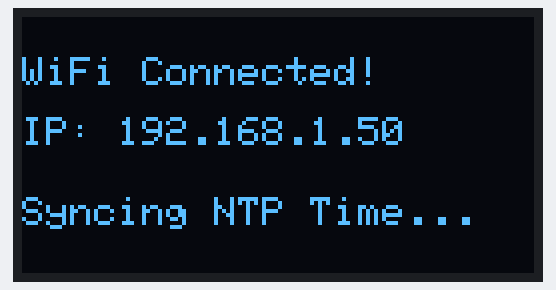
Recording of a sketch running on a simulated ESP8266 (NodeMCU). Parts: 128×64 one-colour display. WiFi joins after 1.5 s; servers stay silent unless stated; the local clock reads 2024-03-15 10:24:30 at power-on unless the sketch sets it; what the sketch prints to the serial monitor is not drawn.

Above: at 2.7 s.
At 4.2 s:
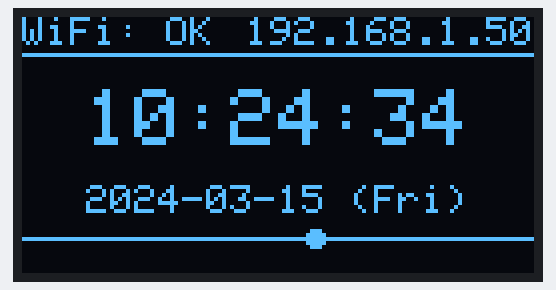
At 7.2 s:
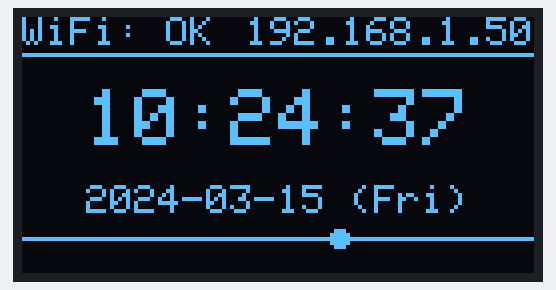
At 12.1 s:
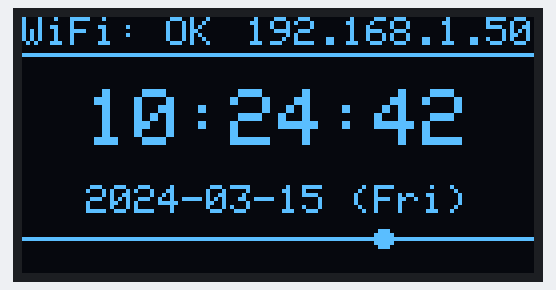
At 21.2 s:
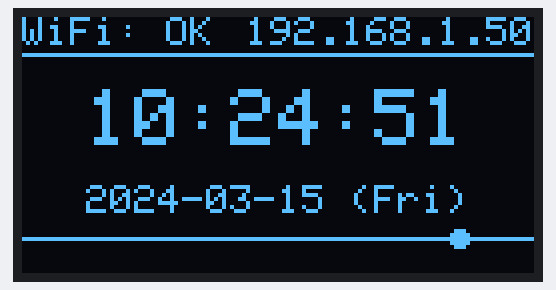
At 38.1 s:
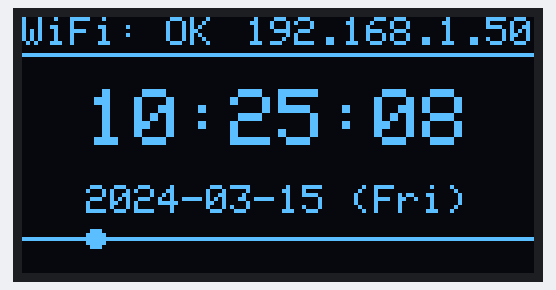

Measured:
- what the display in image 0 shows lasts 1.5 s, from 2.7 s to 4.2 s
- what the display in image 1 shows lasts 0.9 s, from 4.2 s to 5.1 s
- what the display in image 2 shows lasts 1.2 s, from 7.1 s to 8.3 s

The sketch:

OLED_Wifi_Clock.ino
```cpp
#include <ESP8266WiFi.h>
#include <Wire.h>
#include <Adafruit_GFX.h>
#include <Adafruit_SSD1306.h>
#include <time.h>

#define SCREEN_WIDTH 128
#define SCREEN_HEIGHT 64
#define OLED_RESET -1

// Define custom pins with fallbacks for safety
#ifndef D5
#define D5 14 // OLED SDA (GPIO14)
#endif
#ifndef D6
#define D6 12 // OLED SCL (GPIO12)
#endif

#define OLED_SDA D5
#define OLED_SCL D6

Adafruit_SSD1306 display(SCREEN_WIDTH, SCREEN_HEIGHT, &Wire, OLED_RESET);

// Wi-Fi Credentials - User should replace these placeholders
const char* ssid = "YOUR_SSID";
const char* password = "YOUR_PASSWORD";

// Day names
const char* dayNames[] = {"Sun", "Mon", "Tue", "Wed", "Thu", "Fri", "Sat"};

void setup() {
  Serial.begin(115200);
  delay(1000);
  Serial.println(F("\n=== ESP8266 Wi-Fi NTP Clock ==="));

  // Initialize shared I2C bus
  Wire.begin(OLED_SDA, OLED_SCL);

  // Initialize OLED Display
  if (!display.begin(SSD1306_SWITCHCAPVCC, 0x3C)) {
    Serial.println(F("OLED SSD1306 initialization failed!"));
    for (;;);
  }
  display.clearDisplay();
  display.display();

  // Connect to Wi-Fi
  WiFi.begin(ssid, password);
  Serial.print(F("Connecting to Wi-Fi (SSID: "));
  Serial.print(ssid);
  Serial.println(F(")..."));

  // Show connecting screen with animated dots
  int dotCount = 0;
  while (WiFi.status() != WL_CONNECTED) {
    display.clearDisplay();
    display.setTextSize(1);
    display.setTextColor(SSD1306_WHITE);

    display.setCursor(0, 5);
    display.println(F("Wi-Fi Connecting"));
    display.drawLine(0, 15, SCREEN_WIDTH - 1, 15, SSD1306_WHITE);

    display.setCursor(0, 25);
    display.print(F("SSID: "));
    display.println(ssid);

    display.setCursor(0, 45);
    display.print(F("Connecting"));
    for (int i = 0; i < dotCount; i++) {
      display.print(F("."));
    }

    display.display();
    dotCount = (dotCount + 1) % 5;
    delay(500);

    // Add serial indicator
    Serial.print(".");
  }

  Serial.println(F("\nWi-Fi Connected!"));
  Serial.print(F("IP Address: "));
  Serial.println(WiFi.localIP());

  display.clearDisplay();
  display.setCursor(0, 10);
  display.println(F("WiFi Connected!"));
  display.setCursor(0, 25);
  display.print(F("IP: "));
  display.println(WiFi.localIP().toString());
  display.setCursor(0, 45);
  display.println(F("Syncing NTP Time..."));
  display.display();
  delay(1500);

  // Configure SNTP Time (KST - Korea Standard Time: UTC+9, 9 * 3600 = 32400 seconds)
  // No daylight savings time (0 offset)
  configTime(9 * 3600, 0, "pool.ntp.org", "time.nist.gov");
  Serial.println(F("NTP client configured."));
}

void loop() {
  time_t now = time(nullptr);
  struct tm* timeinfo = localtime(&now);

  // Wait until time is synchronized (year is greater than 1970, meaning tm_year > 70)
  if (timeinfo->tm_year < 70) {
    display.clearDisplay();
    display.setTextSize(1);
    display.setTextColor(SSD1306_WHITE);
    display.setCursor(0, 15);
    display.println(F("Synchronizing time"));
    display.setCursor(0, 30);
    display.println(F("with NTP server..."));

    // Draw animated loading lines/dots
    static int lineX = 0;
    display.drawLine(lineX, 50, lineX + 20, 50, SSD1306_WHITE);
    display.display();
    lineX = (lineX + 4) % (SCREEN_WIDTH - 20);

    delay(100);
    return;
  }

  display.clearDisplay();
  display.setTextColor(SSD1306_WHITE);

  // 1. Draw Header: WiFi Status & IP Address
  display.setTextSize(1);
  display.setCursor(0, 0);
  display.print(F("WiFi: OK"));

  // Align IP address to the right
  String ipStr = WiFi.localIP().toString();
  int ipWidth = ipStr.length() * 6; // 6 pixels per character at size 1
  display.setCursor(SCREEN_WIDTH - ipWidth, 0);
  display.print(ipStr);

  // Draw header line
  display.drawLine(0, 9, SCREEN_WIDTH - 1, 9, SSD1306_WHITE);

  // 2. Draw Clock Time (Large, centered)
  char timeStr[9];
  snprintf(timeStr, sizeof(timeStr), "%02d:%02d:%02d", timeinfo->tm_hour, timeinfo->tm_min, timeinfo->tm_sec);

  display.setTextSize(2);
  // Center alignment calculation:
  // Each character at size 2 is 12 pixels wide (10 text + 2 padding), total width for 8 chars is 96 pixels.
  int clockX = (SCREEN_WIDTH - 96) / 2;
  display.setCursor(clockX, 18);
  display.print(timeStr);

  // 3. Draw Date & Weekday (Small, centered)
  char dateStr[25];
  snprintf(dateStr, sizeof(dateStr), "%04d-%02d-%02d (%s)",
           timeinfo->tm_year + 1900,
           timeinfo->tm_mon + 1,
           timeinfo->tm_mday,
           dayNames[timeinfo->tm_wday]);

  display.setTextSize(1);
  int dateWidth = strlen(dateStr) * 6;
  int dateX = (SCREEN_WIDTH - dateWidth) / 2;
  display.setCursor(dateX, 42);
  display.print(dateStr);

  // 4. Draw Footer line & Seconds progress dot (Visual Animation)
  display.drawLine(0, 55, SCREEN_WIDTH - 1, 55, SSD1306_WHITE);

  // Traverse a dot along the footer line as seconds progress
  int dotX = (timeinfo->tm_sec * (SCREEN_WIDTH - 4)) / 59 + 2;
  display.fillCircle(dotX, 55, 2, SSD1306_WHITE);

  display.display();
  delay(200); // Check and refresh 5 times a second
}
```
